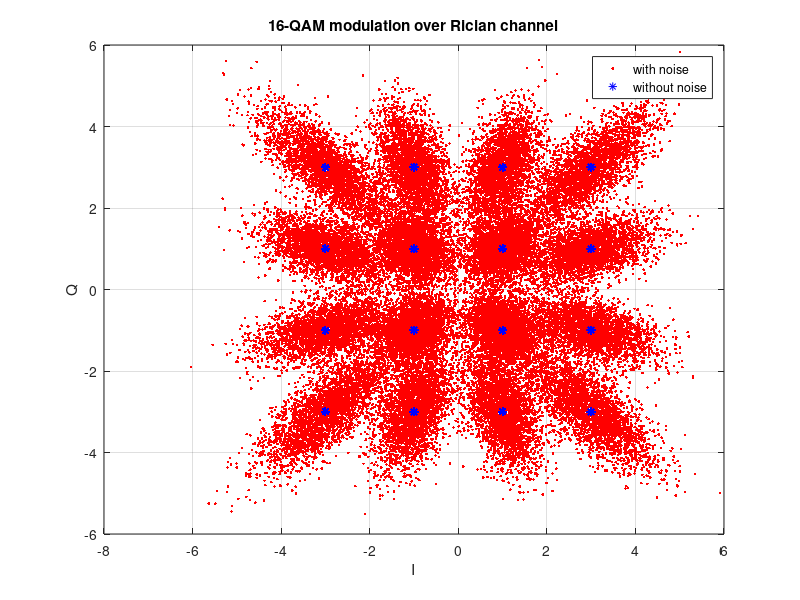

Recreate this plot in MATLAB.
clear;
N = 2*10^5;
SNR_db = 10;
x=round(rand(1,N));
for i=1:4:length(x)
    if (x(i)==0) && (x(i+1) ==0)&& (x(i+2)==0) && (x(i+3) ==0)
        S((i+3)/4)=1+1i;
    elseif (x(i)==0) && (x(i+1) ==0)&& (x(i+2)==0) && (x(i+3) ==1)
        S((i+3)/4)=1+3*1i;
    elseif (x(i)==0) && (x(i+1) ==0)&& (x(i+2)==1) && (x(i+3) ==0)
        S((i+3)/4)=3+1i;
    elseif (x(i)==0) && (x(i+1) ==0)&& (x(i+2)==1) && (x(i+3) ==1)
        S((i+3)/4)=3+3*1i;
    elseif (x(i)==0) && (x(i+1) ==1)&& (x(i+2)==0) && (x(i+3) ==0)
        S((i+3)/4)=1-1i;
    elseif (x(i)==0) && (x(i+1) ==1)&& (x(i+2)==0) && (x(i+3) ==1)
        S((i+3)/4)=1-3*1i;
    elseif (x(i)==0) && (x(i+1) ==1)&& (x(i+2)==1) && (x(i+3) ==0)
        S((i+3)/4)=3-1i;
    elseif (x(i)==0) && (x(i+1) ==1)&& (x(i+2)==1) && (x(i+3) ==1)
        S((i+3)/4)=3-3*1i;
    elseif (x(i)==1) && (x(i+1) ==0)&& (x(i+2)==0) && (x(i+3) ==0)
        S((i+3)/4)=-1+1i;
    elseif (x(i)==1) && (x(i+1) ==0)&& (x(i+2)==0) && (x(i+3) ==1)
        S((i+3)/4)=-1+3*1i;
    elseif (x(i)==1) && (x(i+1) ==0)&& (x(i+2)==1) && (x(i+3) ==0)
        S((i+3)/4)=-3+1i;
    elseif (x(i)==1) && (x(i+1) ==0)&& (x(i+2)==1) && (x(i+3) ==1)
        S((i+3)/4)=-3+3*1i;
    elseif (x(i)==1) && (x(i+1) ==1)&& (x(i+2)==0) && (x(i+3) ==0)
        S((i+3)/4)=-1-1i;
    elseif (x(i)==1) && (x(i+1) ==1)&& (x(i+2)==0) && (x(i+3) ==1)
        S((i+3)/4)=-1-3*1i;
    elseif (x(i)==1) && (x(i+1) ==1)&& (x(i+2)==1) && (x(i+3) ==0)
        S((i+3)/4)=-3-1i;
    elseif (x(i)==1) && (x(i+1) ==1)&& (x(i+2)==1) && (x(i+3) ==1)
        S((i+3)/4)=-3-3*1i;
    end;
end;
k1=10; %Rician factor
mean=sqrt(k1/(k1+1));% mean
sigma=sqrt(1/(2*(k1+1)));%variance
Nr2=randn(1,length(S))*sigma+mean;
Ni2=randn(1,length(S))*sigma;
%To generate the Rician Random Variable
No3=sqrt(Nr2.^2+Ni2.^2); %Rician fading coefficient

Es = var(S); 
Eb = Es/4;
N_0 = Eb/10^(SNR_db/10);
N0 = sqrt(N_0/2)*(randn(size(S))+1i*randn(size(S)));
NS = No3.*S + N0;
plot(NS,'r.');
hold on;
plot(S,'b*');
hold on;
grid on;
legend('with noise','without noise');
title('16-QAM modulation over Rician channel');
xlabel('I');
ylabel('Q');
hold off;
